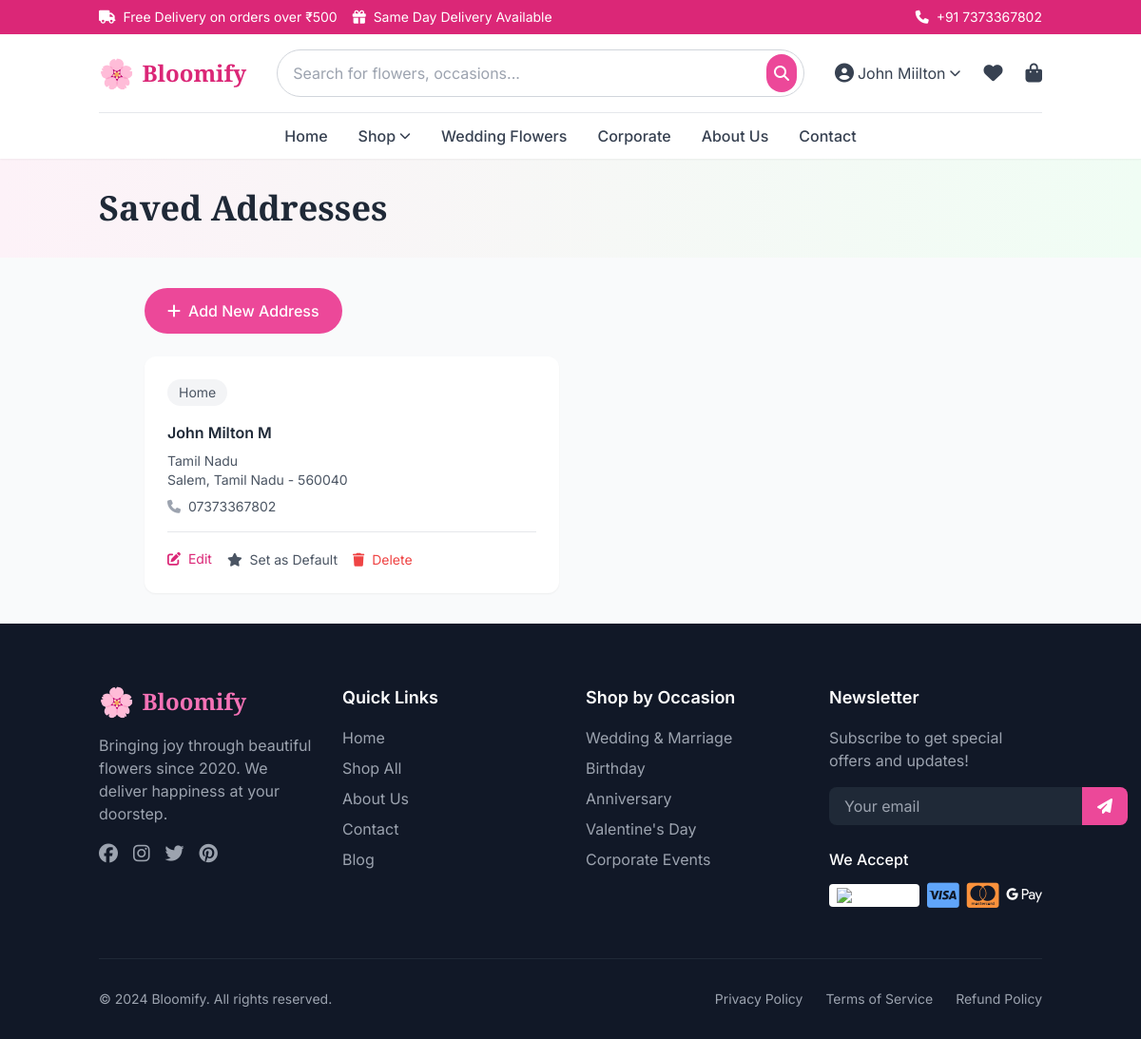
The app's page /accounts/addresses/ (signed in) with its own data.
### orders/models.py (models this page shows, shortened)
class Address(models.Model):
    ADDRESS_TYPE_CHOICES = [
        ('home', 'Home'),
        ('work', 'Work'),
        ('other', 'Other'),
    ]
    user = models.ForeignKey(User, on_delete=models.CASCADE, related_name='addresses')
    address_type = models.CharField(max_length=10, choices=ADDRESS_TYPE_CHOICES, default='home')
    full_name = models.CharField(max_length=100)
    phone = models.CharField(max_length=15)
    alternate_phone = models.CharField(max_length=15, blank=True)
    address_line1 = models.CharField(max_length=250)
    address_line2 = models.CharField(max_length=250, blank=True)
    landmark = models.CharField(max_length=100, blank=True)
    city = models.CharField(max_length=100)
    state = models.CharField(max_length=100)
    pincode = models.CharField(max_length=10)
    is_default = models.BooleanField(default=False)
    created_at = models.DateTimeField(auto_now_add=True)
    class Meta:
        verbose_name_plural = 'Addresses'

### accounts/views.py (the view)
# urls.py: path('addresses/', views.addresses, name='addresses'),
@login_required
def addresses(request):
    addresses = Address.objects.filter(user=request.user)
    if request.method == 'POST':
        form = AddressForm(request.POST)
        if form.is_valid():
            address = form.save(commit=False)
            address.user = request.user
            address.save()
            messages.success(request, 'Address added successfully!')
            return redirect('accounts:addresses')
    else:
        form = AddressForm()
    context = {
        'addresses': addresses,
        'form': form,
    }
    return render(request, 'accounts/addresses.html', context)

### cart/cart.py (called while the page is built)
    def __len__(self):
        return sum(item['quantity'] for item in self.cart.values())

### cart/context_processors.py (called while the page is built)
def cart(request):
    return {'cart': Cart(request)}

### templates/accounts/addresses.html (shortened to what this page needs)
{% extends 'base.html' %}
{% block content %}
<div class="bg-gradient-to-r from-primary-50 to-secondary-50 py-8">
  <div class="container mx-auto px-4">
    <h1 class="font-display text-3xl md:text-4xl font-bold text-gray-800">
      Saved Addresses
    </h1>
  </div>
</div>
<div class="container mx-auto px-4 py-8">
  <div class="max-w-4xl mx-auto">
    <div class="mb-6">
      <a
        href="{% url 'accounts:add_address' %}"
        class="inline-flex items-center bg-primary-500 text-white px-6 py-3 rounded-full font-medium hover:bg-primary-600 transition"
      >
        <i class="fas fa-plus mr-2"></i> Add New Address
      </a>
    </div>
    {% if addresses %}
    <div class="grid md:grid-cols-2 gap-6">
      {% for address in addresses %}
      <div
        class="bg-white rounded-xl shadow-sm p-6 relative {% if address.is_default %}ring-2 ring-primary-500{% endif %}"
      >
        <div class="flex items-start mb-4">
          <span
            class="inline-block px-3 py-1 bg-gray-100 text-gray-600 rounded-full text-sm mr-3"
          >
            {{ address.address_type|title }}
          </span>
        </div>
        <h3 class="font-semibold text-gray-800 mb-2">
          {{ address.full_name }}
        </h3>
        <p class="text-gray-600 text-sm">
          {{ address.address_line1 }}<br />
          {{ address.city }}, {{ address.state }} - {{ address.pincode }}
        </p>
        <p class="text-gray-600 text-sm mt-2">
          <i class="fas fa-phone text-gray-400 mr-1"></i> {{ address.phone }}
        </p>
        <div class="flex items-center gap-4 mt-4 pt-4 border-t">
          <a
            href="{% url 'accounts:edit_address' address.id %}"
            class="text-primary-600 hover:underline text-sm"
          >
            <i class="fas fa-edit mr-1"></i> Edit
          </a>
          {% if not address.is_default %}
          <form
            action="{% url 'accounts:set_default_address' address.id %}"
            method="post"
            class="inline"
          >
            <button
              type="submit"
              class="text-gray-600 hover:text-primary-600 text-sm"
            >
              <i class="fas fa-star mr-1"></i> Set as Default
            </button>
          </form>
          {% endif %}
          <form
            action="{% url 'accounts:delete_address' address.id %}"
            method="post"
            class="inline"
            onsubmit="return confirm('Are you sure you want to delete this address?')"
          >
            <button type="submit" class="text-red-500 hover:underline text-sm">
              <i class="fas fa-trash mr-1"></i> Delete
            </button>
          </form>
        </div>
      </div>
      {% endfor %}
    </div>
    {% endif %}
  </div>
</div>
{% endblock %}

### templates/base.html (shortened to what this page needs)
<!DOCTYPE html>
<html lang="en">
  <head>
    <script src="https://cdn.tailwindcss.com"></script>
    <link
      rel="stylesheet"
      href="https://cdnjs.cloudflare.com/ajax/libs/font-awesome/6.5.1/css/all.min.css"
    />
    <link href="https://unpkg.com/aos@2.3.1/dist/aos.css" rel="stylesheet" />
  </head>
  <body class="bg-gray-50 min-h-screen flex flex-col">
    <div class="bg-primary-600 text-white py-2 text-sm">
      <div class="container mx-auto px-4 flex justify-between items-center">
        <div class="flex items-center space-x-4">
          <span
            ><i class="fas fa-truck mr-1"></i> Free Delivery on orders over
            ₹500</span
          >
          <span class="hidden md:inline"
            ><i class="fas fa-gift mr-1"></i> Same Day Delivery Available</span
          >
        </div>
        <div class="flex items-center space-x-4">
          <a href="tel:+917373367802" class="hover:text-primary-200">
            <i class="fas fa-phone mr-1"></i> +91 7373367802
          </a>
        </div>
      </div>
    </div>
    <header class="bg-white shadow-sm sticky top-0 z-50">
      <div class="container mx-auto px-4">
        <div class="flex items-center justify-between py-4">
          <a href="{% url 'shop:home' %}" class="flex items-center space-x-2">
            <span class="text-3xl">🌸</span>
            <span class="font-display text-2xl font-bold text-primary-600"
              >Bloomify</span
            >
          </a>
          <div class="hidden md:flex flex-1 max-w-xl mx-8">
            <form action="{% url 'shop:search' %}" method="GET" class="w-full">
              <div class="relative">
                <input
                  type="text"
                  name="q"
                  placeholder="Search for flowers, occasions..."
                  class="w-full pl-4 pr-12 py-3 border border-gray-300 rounded-full focus:ring-2 focus:ring-primary-500 focus:border-transparent transition"
                />
                <button
                  type="submit"
                  class="absolute right-2 top-1/2 -translate-y-1/2 bg-primary-500 text-white p-2 rounded-full hover:bg-primary-600 transition"
                >
                  <i class="fas fa-search"></i>
                </button>
              </div>
            </form>
          </div>
          <div class="flex items-center space-x-6">
            {% if user.is_authenticated %}
            <div class="relative group">
              <button
                class="flex items-center space-x-1 text-gray-700 hover:text-primary-600"
              >
                <i class="fas fa-user-circle text-xl"></i>
                <span class="hidden md:inline"
                  >{{ user.first_name|default:user.username }}</span
                >
                <i class="fas fa-chevron-down text-xs"></i>
              </button>
            </div>
            {% endif %}
            <a
              href="{% url 'accounts:wishlist' %}"
              class="text-gray-700 hover:text-primary-600 relative"
            >
              <i class="fas fa-heart text-xl"></i>
            </a>
            <a
              href="{% url 'cart:cart_detail' %}"
              class="text-gray-700 hover:text-primary-600 relative"
            >
              <i class="fas fa-shopping-bag text-xl"></i>
            </a>
          </div>
        </div>
        <nav class="hidden md:block border-t">
          <ul class="flex items-center justify-center space-x-8 py-3">
            <li>
              <a
                href="{% url 'shop:home' %}"
                class="text-gray-700 hover:text-primary-600 font-medium"
                >Home</a
              >
            </li>
            <li class="relative group">
              <a
                href="{% url 'shop:product_list' %}"
                class="text-gray-700 hover:text-primary-600 font-medium flex items-center"
              >
                Shop <i class="fas fa-chevron-down text-xs ml-1"></i>
              </a>
            </li>
            <li>
              <a
                href="{% url 'shop:products_by_occasion' occasion='marriage' %}"
                class="text-gray-700 hover:text-primary-600 font-medium"
                >Wedding Flowers</a
              >
            </li>
            <li>
              <a
                href="{% url 'shop:products_by_occasion' occasion='corporate' %}"
                class="text-gray-700 hover:text-primary-600 font-medium"
                >Corporate</a
              >
            </li>
            <li>
              <a
                href="#"
                class="text-gray-700 hover:text-primary-600 font-medium"
                >About Us</a
              >
            </li>
            <li>
              <a
                href="#"
                class="text-gray-700 hover:text-primary-600 font-medium"
                >Contact</a
              >
            </li>
          </ul>
        </nav>
      </div>
    </header>
    <main class="flex-1">{% block content %}{% endblock %}</main>
    <footer class="bg-gray-900 text-white pt-16 pb-8">
      <div class="container mx-auto px-4">
        <div class="grid grid-cols-1 md:grid-cols-4 gap-8 mb-12">
          <div>
            <div class="flex items-center space-x-2 mb-4">
              <span class="text-3xl">🌸</span>
              <span class="font-display text-2xl font-bold text-primary-400"
                >Bloomify</span
              >
            </div>
            <p class="text-gray-400 mb-4">
              Bringing joy through beautiful flowers since 2020. We deliver
              happiness at your doorstep.
            </p>
            <div class="flex space-x-4">
              <a href="#" class="text-gray-400 hover:text-primary-400 text-xl"
                ><i class="fab fa-facebook"></i
              ></a>
              <a href="#" class="text-gray-400 hover:text-primary-400 text-xl"
                ><i class="fab fa-instagram"></i
              ></a>
              <a href="#" class="text-gray-400 hover:text-primary-400 text-xl"
                ><i class="fab fa-twitter"></i
              ></a>
              <a href="#" class="text-gray-400 hover:text-primary-400 text-xl"
                ><i class="fab fa-pinterest"></i
              ></a>
            </div>
          </div>
          <div>
            <h4 class="text-lg font-semibold mb-4">Quick Links</h4>
            <ul class="space-y-2">
              <li>
                <a
                  href="{% url 'shop:home' %}"
                  class="text-gray-400 hover:text-primary-400"
                  >Home</a
                >
              </li>
              <li>
                <a
                  href="{% url 'shop:product_list' %}"
                  class="text-gray-400 hover:text-primary-400"
                  >Shop All</a
                >
              </li>
              <li>
                <a href="#" class="text-gray-400 hover:text-primary-400"
                  >About Us</a
                >
              </li>
              <li>
                <a href="#" class="text-gray-400 hover:text-primary-400"
                  >Contact</a
                >
              </li>
              <li>
                <a href="#" class="text-gray-400 hover:text-primary-400"
                  >Blog</a
                >
              </li>
            </ul>
          </div>
          <div>
            <h4 class="text-lg font-semibold mb-4">Shop by Occasion</h4>
            <ul class="space-y-2">
              <li>
                <a
                  href="{% url 'shop:products_by_occasion' occasion='marriage' %}"
                  class="text-gray-400 hover:text-primary-400"
                  >Wedding & Marriage</a
                >
              </li>
              <li>
                <a
                  href="{% url 'shop:products_by_occasion' occasion='birthday' %}"
                  class="text-gray-400 hover:text-primary-400"
                  >Birthday</a
                >
              </li>
              <li>
                <a
                  href="{% url 'shop:products_by_occasion' occasion='anniversary' %}"
                  class="text-gray-400 hover:text-primary-400"
                  >Anniversary</a
                >
              </li>
              <li>
                <a
                  href="{% url 'shop:products_by_occasion' occasion='valentines' %}"
                  class="text-gray-400 hover:text-primary-400"
                  >Valentine's Day</a
                >
              </li>
              <li>
                <a
                  href="{% url 'shop:products_by_occasion' occasion='corporate' %}"
                  class="text-gray-400 hover:text-primary-400"
                  >Corporate Events</a
                >
              </li>
            </ul>
          </div>
          <div>
            <h4 class="text-lg font-semibold mb-4">Newsletter</h4>
            <p class="text-gray-400 mb-4">
              Subscribe to get special offers and updates!
            </p>
            <form class="flex">
              <input
                type="email"
                placeholder="Your email"
                class="flex-1 px-4 py-2 rounded-l-lg bg-gray-800 border-gray-700 text-white focus:ring-2 focus:ring-primary-500"
              />
              <button
                type="submit"
                class="bg-primary-500 px-4 py-2 rounded-r-lg hover:bg-primary-600 transition"
              >
                <i class="fas fa-paper-plane"></i>
              </button>
            </form>
            <div class="mt-6">
              <h5 class="font-medium mb-2">We Accept</h5>
              <div class="flex space-x-2">
                <img
                  src="https://upload.wikimedia.org/wikipedia/commons/thumb/8/89/Razorpay_logo.svg/1200px-Razorpay_logo.svg.png?20171127075036"
                  alt="Razorpay"
                  class="h-6 bg-white rounded px-2 py-1 my-1.5"
                />
                <i class="fab fa-cc-visa text-3xl text-blue-400"></i>
                <i class="fab fa-cc-mastercard text-3xl text-orange-400"></i>
                <i class="fab fa-google-pay text-3xl"></i>
              </div>
            </div>
          </div>
        </div>
        <div
          class="border-t border-gray-800 pt-8 flex flex-col md:flex-row justify-between items-center"
        >
          <p class="text-gray-400 text-sm">
            © 2024 Bloomify. All rights reserved.
          </p>
          <div class="flex space-x-6 mt-4 md:mt-0">
            <a href="#" class="text-gray-400 hover:text-primary-400 text-sm"
              >Privacy Policy</a
            >
            <a href="#" class="text-gray-400 hover:text-primary-400 text-sm"
              >Terms of Service</a
            >
            <a href="#" class="text-gray-400 hover:text-primary-400 text-sm"
              >Refund Policy</a
            >
          </div>
        </div>
      </div>
    </footer>
  </body>
</html>

### templates/base.html (style rules this page uses)
body { font-family: "Inter", system-ui, sans-serif; }
.font-display { font-family: "Playfair Display", serif; }

### records on screen
Address: address_type "Home", full_name "John Milton M", address_line1 "Tamil Nadu", city "Salem", state "Tamil Nadu", pincode "560040", phone "07373367802", is_default False (drawn)

### other values on screen
{{ user.first_name|default:user.username }} "John Miilton"
